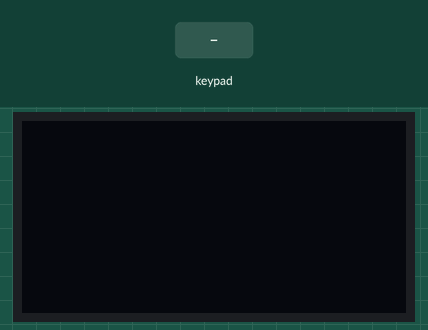
The sketch below on a simulated Arduino Uno, built with avr-gcc and run on an emulated ATmega328P. Parts: 128×64 one-colour display. The inputs (shaded band) are chosen by the test bench. Storage starts empty; what the sketch prints to the serial monitor is not drawn.

Above: at 1.2 s.
1.3 s: keypad keys 9 8 7 6 # pressed 0.4 s apart
At 3.6 s:
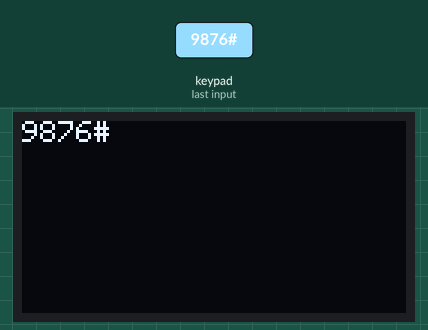
4.8 s: key 'A' pressed
At 6.0 s:
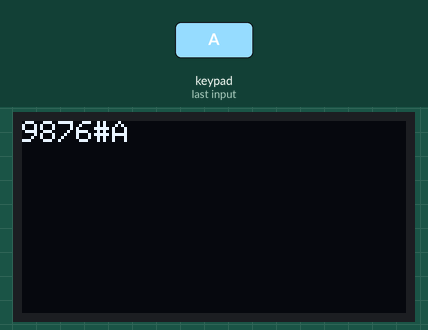
6.3 s: key 'B' pressed
At 7.2 s:
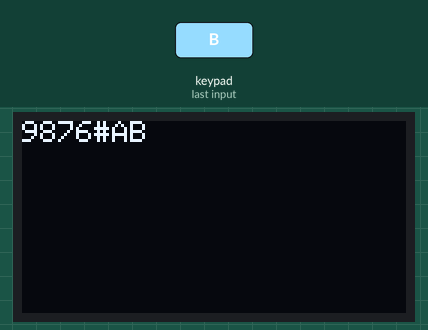
7.8 s: keypad keys 9 8 7 6 * pressed 0.4 s apart
At 9.8 s:
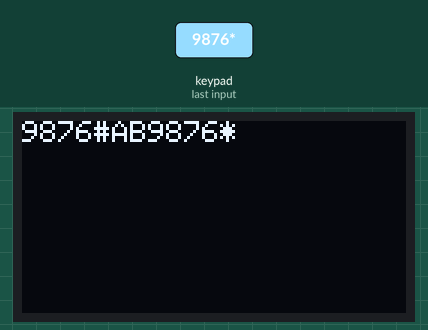
11.3 s: key 'C' pressed
12.8 s: keypad keys 5 1 8 1 9 2 0 A pressed 0.4 s apart
At 16.6 s:
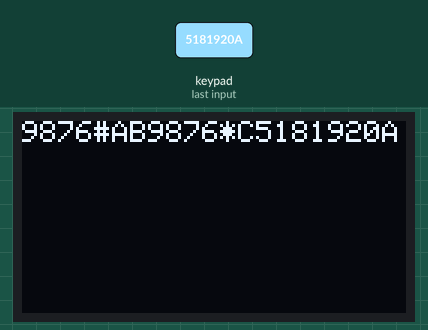
Timing chart, 0 to 18.1 s (numbered marks = the images above; inputs shaded):
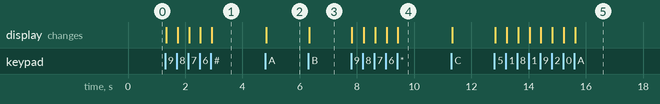

Measured:
- after the input at 1.3 s, the display: first changes at once (image 1 shows a later state)
- after the input at 4.8 s, the display: changes at once (image 2)
- after the input at 6.3 s, the display: changes at once (image 3)
- after the input at 7.8 s, the display: first changes at once (image 4 shows a later state)
- after the input at 12.8 s, the display: first changes at once (image 5 shows a later state)

The sketch:

TextToSDTest.ino
```cpp
#include <SPI.h>
#include <Wire.h>
#include <SD.h>
#include <Adafruit_GFX.h>
#include <Adafruit_SSD1306.h>
#include <Keypad.h>

#define SCREEN_WIDTH 128 // OLED display width, in pixels
#define SCREEN_HEIGHT 64 // OLED display height, in pixels

// Declaration for an SSD1306 display connected to I2C (SDA, SCL pins)
#define OLED_RESET     -1 // Reset pin # (or -1 if sharing Arduino reset pin)
Adafruit_SSD1306 display(SCREEN_WIDTH, SCREEN_HEIGHT, &Wire, OLED_RESET);

const byte ROWS = 4; //four rows
const byte COLS = 4; //four columns

//define the cymbols on the buttons of the keypads
char hexaKeys[ROWS][COLS] = {
  {'1','2','3','A'},
  {'4','5','6','B'},
  {'7','8','9','C'},
  {'*','0','#','D'}
};

byte rowPins[ROWS] = {9, 8, 7, 6}; //connect to the row pinouts of the keypad
byte colPins[COLS] = {5, 18, 19, 20}; //connect to the column pinouts of the keypad

//initialize an instance of class NewKeypad
Keypad customKeypad = Keypad( makeKeymap(hexaKeys), rowPins, colPins, ROWS, COLS);

String typedCode = "Test";

File myFile;
char fileName[] = "simple.txt";
const int chipSelect = 10;
char charRead;

void setup() {
  Serial.begin(9600);

  if (SD.begin(chipSelect))
      {
      Serial.println("SD card is present & ready");
      }
      else
      {
      Serial.println("SD card missing or failure");
      while(1);  //wait here forever
      }

  if(!display.begin(SSD1306_SWITCHCAPVCC, 0x3C)) {
    //Serial.println(F("SSD1306 allocation failed"));
    for(;;); // Don't proceed, loop forever
  }

  display.clearDisplay();
  display.setTextSize(1);      // Normal 1:1 pixel scale
  display.setTextColor(WHITE); // Draw white text
  display.setCursor(0, 0);     // Start at top-left corner
  display.cp437(true);         // Use full 256 char 'Code Page 437' font
  //display.print("Still working");
  display.display();
}


void loop() {
  //Serial.println("Looping");
  //Serial.println(typedCode);
  char customKey = customKeypad.getKey();
  if (customKey){
    Serial.println(customKey);
    if(customKey == 'D'){
      myFile = SD.open(fileName, FILE_WRITE);
      myFile.println(typedCode);
      myFile.close();
      }
    else{
      typedCode.concat(customKey);
      display.print(customKey);
      display.display();
      }
  }
}
```
